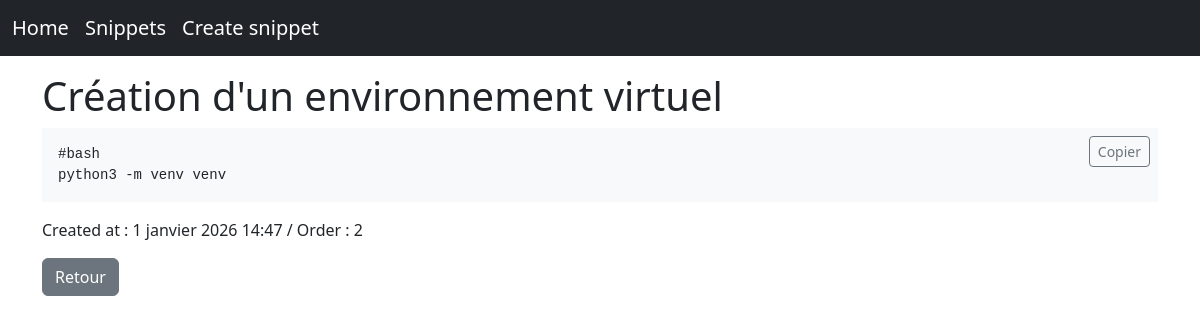
The app's page /snippets/creation-dun-environnement-virtuel/, older data.
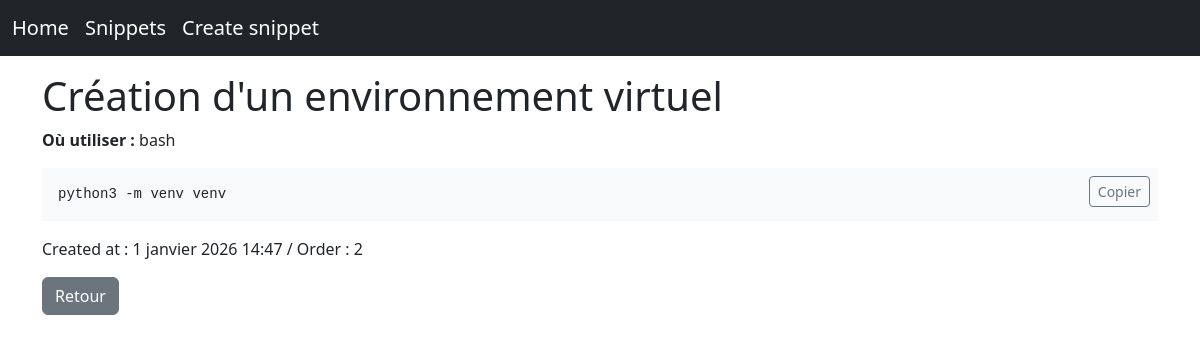
The same page, newer data.
### snippets/models.py (models this page shows, shortened)
class Snippet(models.Model):
    title = models.CharField(max_length=100, unique=True)
    slug = models.SlugField(max_length=120, unique=True, blank=True)
    order = models.PositiveIntegerField(blank=True, null=True)
    code = models.TextField()
    created_at = models.DateTimeField(auto_now_add=True)
    location = models.CharField(
        max_length=100,
        blank=True,
        help_text="Où utiliser ce snippet (ex: shell, venv, settings.py, views.py)"
    )
    description = models.TextField(
        blank=True,
        help_text="Commentaires et explications"
    )
    class Meta:
        ordering = ["order", "created_at"]

### snippets/views.py (the view)
# urls.py: path('<slug:slug>/', SnippetDetailView.as_view(), name='snippet_detail'),
class SnippetDetailView(DetailView):
    model = Snippet
    template_name = "snippets/snippet_detail.html"
    context_object_name = "snippet"
    slug_field = "slug"
    slug_url_kwarg = "slug"

### snippets/templates/snippets/snippet_detail.html (shortened to what this page needs)
{% extends "base.html" %}
{% block content %}
<h1>{{ snippet.title }}</h1>
{% if snippet.location %}
<p>
    <strong>Où utiliser :</strong> {{ snippet.location }}
</p>
{% endif %}
<div class="position-relative">
    <button
        class="btn btn-sm btn-outline-secondary position-absolute top-0 end-0 m-2"
        onclick="copySnippet()"
        id="copy-btn"
    >
        Copier
    </button>
    <pre class="bg-light p-3"><code id="snippet-code">{{ snippet.code }}</code></pre>
</div>
<p>
    Created at : {{ snippet.created_at }}
    {% if snippet.order %} / Order : {{ snippet.order }} {% endif %}
</p>
<a class="btn btn-secondary" href="{% url 'snippet_list' %}" class="btn btn-secondary mt-3">
    Retour
</a>
{% endblock %}

Row changes from the older to the newer data that the page shows:
changed Snippet "Création d'un environnement virtuel": location (not shown) → "bash"; code "#bash python3 -m venv venv" → "python3 -m venv venv"
Text that changed along with them:
text now shown: "Où utiliser :"
